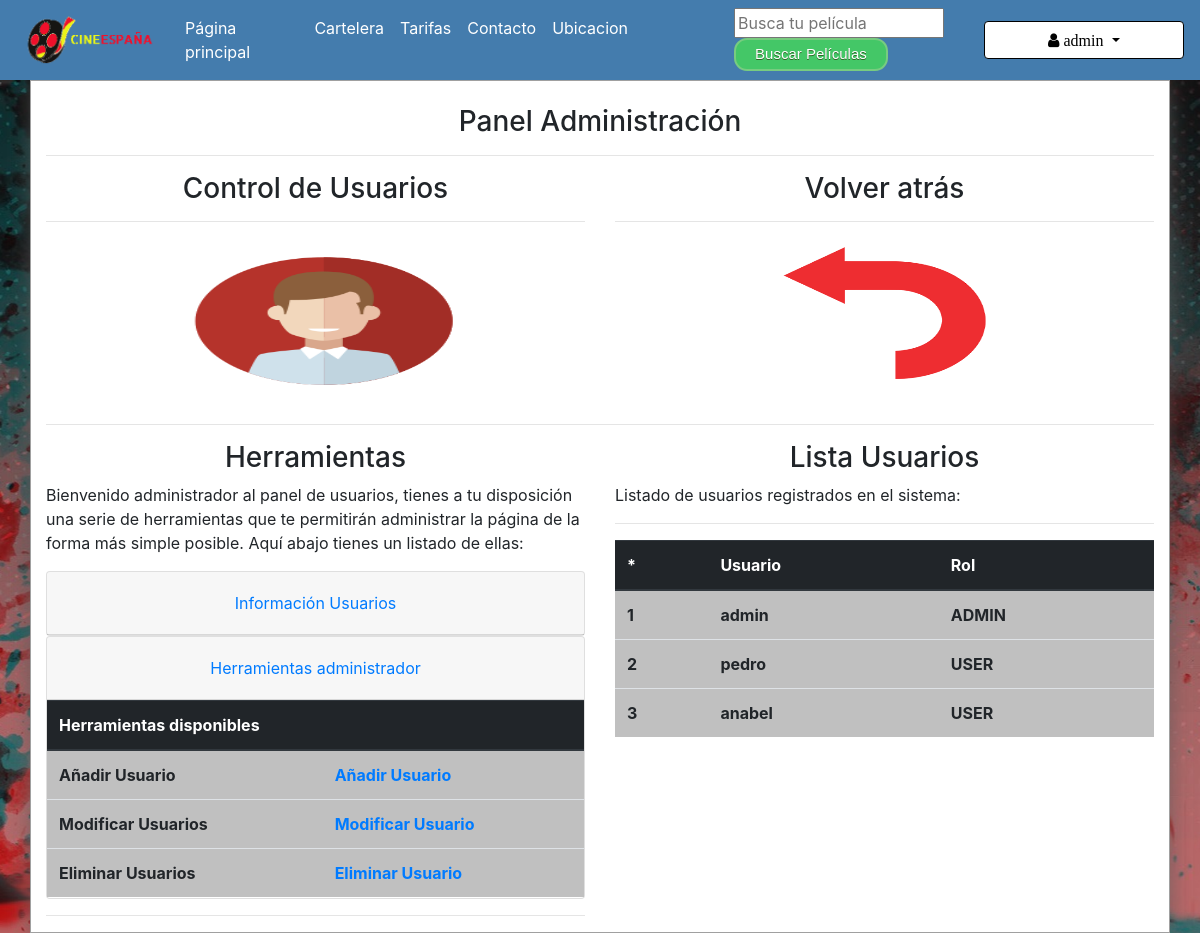
The page /controlador/controlador_administrador.php?panel=usuarios (signed in) on the database its author committed.
### tables this page shows
CREATE TABLE USUARIOS (
    ID_USUARIO INT AUTO_INCREMENT,
    USUARIO varchar(255) NOT NULL,
    ROL varchar(255) NOT NULL,
    NOMBRE varchar(255) NOT NULL,
    APELLIDOS varchar(255) NOT NULL,
    DNI varchar(255) NOT NULL,
    EDAD INT NOT NULL,
    CORREO_ELECTRONICO varchar(255) NOT NULL,
    CONTRASEÑA varchar(255) NOT NULL,
    SEXO varchar(255) NOT NULL,
    PRIMARY KEY (ID_USUARIO)
);

### modelo/BaseDatos.php (called while the page is built, shortened)
<?php
abstract class conectarBaseDatos{
	public static function hacerLogin(){
		try{
			$conexion = new PDO(
     			'mysql:host=localhost;dbname=cine',
     			'usuario_cine',
     			'Aabc123.',
      			 array(PDO::MYSQL_ATTR_INIT_COMMAND => "SET NAMES utf8")
			);
			return $conexion;
		}
		catch (PDOException $e) {
			echo "Error : " . $e->getMessage() . "<br/>";
		die();
		}
	}
	public static function hacerConsulta($consulta){
		$conexion = self::hacerLogin();
		$resultado_consulta = $conexion->prepare($consulta);
		$resultado_consulta->execute();
		return $resultado_consulta;
	}
	public static function desconectarBD($conexion){
		$conexion = null;
		return $conexion;
	}
}
?>

### vista/mostrar_opcionesAdmin_usuarios.php (the view, shortened to what this page needs)
<div class="col-md-12">
  <div class="row">
    <div class="col-md-6">
      <h3 id="panel_herramientas" align="center"> Herramientas </h3>
      <p> Bienvenido administrador al panel de usuarios, tienes a tu disposición
      una serie de herramientas que te permitirán administrar la página de la forma
      más simple posible. Aquí abajo tienes un listado de ellas: </p>
      <div id="accordion">
        <div class="card">
          <div class="card-header" id="headingOne">
            <h5 class="mb-0 text-center">
              <button class="btn btn-link" data-toggle="collapse" data-target="#informacionUsuario" aria-expanded="true" aria-controls="collapseOne">
               Información Usuarios
              </button>
            </h5>
          </div>
        </div>
      </div>
      <div id="accordion">
        <div class="card">
          <div class="card-header" id="headingOne">
            <h5 class="mb-0 text-center">
              <button class="btn btn-link" data-toggle="collapse" data-target="#herramientasAdmin" aria-expanded="true" aria-controls="collapseOne">
              Herramientas administrador
              </button>
            </h5>
          </div>
          <div id="herramientasAdmin" class="collapse show" aria-labelledby="headingOne" data-parent="#accordion">
            <div class="card-body">
              <div class="table-responsive">
                <table class="table">
                  <thead class="thead-dark">
                    <tr>
                      <th colspan="2"> Herramientas disponibles </th>
                    </tr>
                  </thead>
                  <tr>
                    <th> Añadir Usuario </th>
                    <th>
                      <a href="controlador_administrador.php?panel=usuarios&accion=añadir#usuario">
                        Añadir Usuario
                      </a>
                    </th>
                  </tr>
                  <tr>
                    <th> Modificar Usuarios </th>
                    <th>
                      <a href="controlador_administrador.php?panel=usuarios&accion=modificar#panel_herramientas">
                        Modificar Usuario
                      </a>
                    </th>
                  </tr>
                  <tr>
                    <th> Eliminar Usuarios </th>
                    <th>
                      <a href="controlador_administrador.php?panel=usuarios&accion=eliminar#usuario">
                        Eliminar Usuario
                      </a>
                    </th>
                  </tr>
                </table>
              </div>
            </div>
          </div>
        </div>
      </div>
      <hr>
    </div>
    <div class="col-md-6">
      <h3 align="center" > Lista Usuarios </h3>
      <p>  Listado de usuarios registrados en el sistema: </p>
      <hr>
      <div class="table-wrapper-scroll-y my-custom-scrollbar">
      <table class="table">
        <thead class="thead-dark">
          <tr>
            <th> * </th>
            <th> Usuario </th>
            <th> Rol </th>
          </tr>
        </thead>
        <?php
        $contador = 1;
        $select = "SELECT * FROM USUARIOS";
        $consulta = conectarBaseDatos::hacerConsulta($select);
        while ($row = $consulta->fetch()){ ?>
          <tr>
            <th> <?php echo $contador; ?> </th>
            <th> <?php echo $row['USUARIO']; ?> </th>
            <th> <?php echo $row['ROL']; ?>
              </th>
          </tr> <?php $contador = $contador + 1;
        } ?>
      </table>
    </div>
    </div>
  </div>
</div>

### vista/css/controlador_administrador.css (style rules this page uses)
body { background-image: url(../imagenes/varios/imagen_fondo.jpg); background-position: center top; background-repeat: repeat; }
.card-body { padding: 0em; }
.table-responsive { margin-bottom: -15px; }
.my-custom-scrollbar { position: relative; height: 360px; overflow: auto; }
.table-wrapper-scroll-y { display: block; }

### rows shown on the page
usuarios: USUARIO "admin", ROL "ADMIN"
usuarios: USUARIO "pedro", ROL "USER"
usuarios: USUARIO "anabel", ROL "USER"

### other values the page prints
$_SESSION["USUARIO"] "admin"
